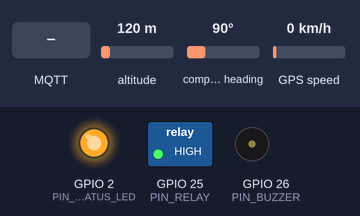
Simulated run of this sketch. Board: ESP32. Shown: switched loads named in the sketch (green lamp = pin HIGH), output pins drawn as LEDs (lit = HIGH), buzzer (waves = sounding, pin HIGH). The inputs (shaded band) are chosen by the test bench; at power-on: altitude 120 m, compass heading 90°, GPS speed 0 km/h. WiFi joins after 1.5 s; servers stay silent unless stated; the GPS gets a fix after 3 s at 37.7749, -122.4194 with 8 satellites; no MQTT or app messages arrive unless stated; what the sketch prints to the serial monitor is not drawn.

Above: at 2.7 s.
2.8 s: MQTT message "LOCK" arrives on the first subscribed topic
At 2.9 s:
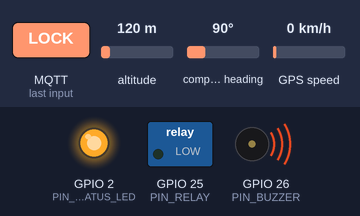
At 4.2 s:
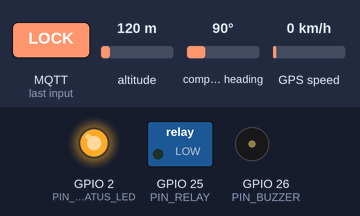
4.5 s: MQTT message "UNLOCK" arrives on the first subscribed topic
At 5.9 s:
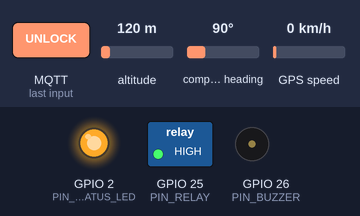
Timing chart, 0 to 7.5 s (numbered marks = the images above; inputs shaded):
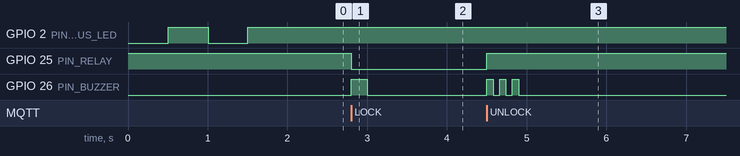

Measured:
- after the input at 2.8 s, GPIO 25 (PIN_RELAY): HIGH → LOW at once; GPIO 26 (PIN_BUZZER): LOW → HIGH at once, → LOW 0.20 s later
- after the input at 4.5 s, GPIO 25 (PIN_RELAY): LOW → HIGH at once; GPIO 26 (PIN_BUZZER): alternates HIGH for 0.08 s and LOW for 0.08 s, 6 changes in all, then stays LOW, starting at once

The sketch:

vehicle_tracker.ino
```cpp
/**
 * @file vehicle_tracker.ino
 * @brief IoT Vehicle Tracking & Theft Prevention System Firmware
 * @author IoT Embedded Systems Engineer
 *
 * Target Board: ESP32 (NodeMCU or similar)
 * Peripherals:
 * - NEO-6M GPS Module (UART2: RX=16, TX=17)
 * - Relay Module (GPIO 25) - Simulates Ignition Control (Active Low / High)
 * - Piezo Buzzer (GPIO 26) - Audible Security Alarms
 * - Status LED (GPIO 2) - Onboard ESP32 Blue LED for connection status
 */

#include <WiFi.h>
#include <PubSubClient.h>
#include <TinyGPS++.h>

// ==========================================
// CONFIGURATION PARAMETERS (Adjust as needed)
// ==========================================
const char* WIFI_SSID       = "Wokwi-GUEST";       // Change to your Wi-Fi SSID
const char* WIFI_PASSWORD   = "";                  // Change to your Wi-Fi Password
const char* MQTT_BROKER     = "broker.hivemq.com"; // Public MQTT Broker
const int   MQTT_PORT       = 1883;
const char* CLIENT_ID       = "ESP32_Vehicle_Tracker_001";

// MQTT Topics
const char* TOPIC_TELEMETRY = "iot/vehicle/telemetry";
const char* TOPIC_CONTROL   = "iot/vehicle/control";
const char* TOPIC_STATUS    = "iot/vehicle/status";

// Pin Allocations
#define PIN_GPS_RX     16  // Connect to NEO-6M TX
#define PIN_GPS_TX     17  // Connect to NEO-6M RX
#define PIN_RELAY      25  // Connect to Relay signal input
#define PIN_BUZZER     26  // Connect to active buzzer module
#define PIN_STATUS_LED  2  // Onboard blue LED

// ==========================================
// OBJECT DEFINITIONS
// ==========================================
HardwareSerial gpsSerial(2); // Use UART2
TinyGPSPlus gps;
WiFiClient espClient;
PubSubClient mqttClient(espClient);

// Global Variables
bool engineLocked = false;
unsigned long lastTelemetryTime = 0;
const unsigned long TELEMETRY_INTERVAL = 3000; // Publish telemetry every 3 seconds

// ==========================================
// HELPER FUNCTIONS
// ==========================================

/**
 * @brief Initial setup of the Wi-Fi connection
 */
void setupWiFi() {
  Serial.print("\nConnecting to Wi-Fi SSID: ");
  Serial.println(WIFI_SSID);

  WiFi.mode(WIFI_STA);
  WiFi.begin(WIFI_SSID, WIFI_PASSWORD);

  int attempt = 0;
  while (WiFi.status() != WL_CONNECTED) {
    delay(500);
    Serial.print(".");
    // Toggle status LED rapidly during connection phase
    digitalWrite(PIN_STATUS_LED, !digitalRead(PIN_STATUS_LED));
    attempt++;
    if (attempt > 40) {
      Serial.println("\nWi-Fi connection failed! Retrying...");
      attempt = 0;
    }
  }

  digitalWrite(PIN_STATUS_LED, HIGH); // Solid ON when connected
  Serial.println("\nWi-Fi connected successfully!");
  Serial.print("IP Address: ");
  Serial.println(WiFi.localIP());
}

/**
 * @brief Handles incoming messages from MQTT Broker
 */
void mqttCallback(char* topic, byte* payload, unsigned int length) {
  String message = "";
  for (unsigned int i = 0; i < length; i++) {
    message += (char)payload[i];
  }

  Serial.print("\n[MQTT Command Received] Topic: ");
  Serial.print(topic);
  Serial.print(" | Message: ");
  Serial.println(message);

  if (String(topic) == TOPIC_CONTROL) {
    if (message == "LOCK") {
      engineLocked = true;
      digitalWrite(PIN_RELAY, LOW); // Trigger relay (lock ignition, assuming active-low or NC/NO wiring)
      digitalWrite(PIN_BUZZER, HIGH); // Sound warning buzzer
      delay(200);
      digitalWrite(PIN_BUZZER, LOW);

      mqttClient.publish(TOPIC_STATUS, "{\"engine_status\":\"LOCKED\",\"alert\":\"Engine locked remotely\"}");
      Serial.println("STATUS: Engine LOCKED. Ignition Relay disabled.");
    }
    else if (message == "UNLOCK") {
      engineLocked = false;
      digitalWrite(PIN_RELAY, HIGH); // Release relay (allow engine startup)

      // Multi-tone beep for unlock confirmation
      for (int i = 0; i < 3; i++) {
        digitalWrite(PIN_BUZZER, HIGH);
        delay(80);
        digitalWrite(PIN_BUZZER, LOW);
        delay(80);
      }

      mqttClient.publish(TOPIC_STATUS, "{\"engine_status\":\"UNLOCKED\",\"alert\":\"Engine unlocked remotely\"}");
      Serial.println("STATUS: Engine UNLOCKED. Ignition Relay enabled.");
    }
  }
}

/**
 * @brief Establishes/re-establishes connection to MQTT broker
 */
void reconnectMQTT() {
  while (!mqttClient.connected()) {
    Serial.print("Attempting MQTT connection to ");
    Serial.print(MQTT_BROKER);
    Serial.print("...");

    // Attempt connection
    if (mqttClient.connect(CLIENT_ID)) {
      Serial.println(" connected!");
      // Subscribing to engine control topic
      mqttClient.subscribe(TOPIC_CONTROL);
      // Publish initial registration message
      mqttClient.publish(TOPIC_STATUS, "{\"device\":\"ESP32_Vehicle_Tracker\",\"status\":\"ONLINE\"}");
    } else {
      Serial.print(" failed, rc=");
      Serial.print(mqttClient.state());
      Serial.println(" | Retrying in 5 seconds...");

      // Visual indicator of MQTT error (slow blink)
      digitalWrite(PIN_STATUS_LED, LOW);
      delay(2500);
      digitalWrite(PIN_STATUS_LED, HIGH);
      delay(2500);
    }
  }
}

/**
 * @brief Read GPS and publish telemetry to MQTT
 */
void publishTelemetry(float latitude, float longitude, float speedKmph, float headingDeg, int satellites) {
  char jsonBuffer[256];

  // Format telemetry as a clean JSON payload
  snprintf(jsonBuffer, sizeof(jsonBuffer),
    "{"
    "\"latitude\":%.6f,"
    "\"longitude\":%.6f,"
    "\"speed\":%.2f,"
    "\"heading\":%.1f,"
    "\"satellites\":%d,"
    "\"engine_locked\":%s"
    "}",
    latitude,
    longitude,
    speedKmph,
    headingDeg,
    satellites,
    engineLocked ? "true" : "false"
  );

  Serial.print("Publishing Telemetry: ");
  Serial.println(jsonBuffer);

  mqttClient.publish(TOPIC_TELEMETRY, jsonBuffer);
}

// ==========================================
// MAIN SETUP AND LOOP
// ==========================================

void setup() {
  // Initialize Serial Monitors
  Serial.begin(115200);
  gpsSerial.begin(9600, SERIAL_8N1, PIN_GPS_RX, PIN_GPS_TX);

  // Configure pins
  pinMode(PIN_RELAY, OUTPUT);
  pinMode(PIN_BUZZER, OUTPUT);
  pinMode(PIN_STATUS_LED, OUTPUT);

  // Initialize default states
  digitalWrite(PIN_RELAY, HIGH); // Ignition Active / Allowed initially
  digitalWrite(PIN_BUZZER, LOW);  // Buzzer Off
  digitalWrite(PIN_STATUS_LED, LOW);

  Serial.println("\n--- IoT Vehicle Tracking System Booting Up ---");

  setupWiFi();

  mqttClient.setServer(MQTT_BROKER, MQTT_PORT);
  mqttClient.setCallback(mqttCallback);
}

void loop() {
  // Ensure network and broker connections are active
  if (WiFi.status() != WL_CONNECTED) {
    setupWiFi();
  }
  if (!mqttClient.connected()) {
    reconnectMQTT();
  }

  mqttClient.loop();

  // Parse NMEA data stream from NEO-6M module
  while (gpsSerial.available() > 0) {
    gps.encode(gpsSerial.read());
  }

  // Periodic telemetry publisher (if GPS fix is active)
  unsigned long currentMillis = millis();
  if (currentMillis - lastTelemetryTime >= TELEMETRY_INTERVAL) {
    lastTelemetryTime = currentMillis;

    if (gps.location.isValid() && gps.location.isUpdated()) {
      float currentLat  = gps.location.lat();
      float currentLon  = gps.location.lng();
      float currentSpd  = gps.speed.kmph();
      float currentHead = gps.course.deg();
      int satCount      = gps.satellites.value();

      publishTelemetry(currentLat, currentLon, currentSpd, currentHead, satCount);
    }
    else {
      // If no valid GPS fix is established, publish dummy coordinates or status flag
      Serial.println("[GPS WARNING] Searching for Satellite signals (No valid FIX yet)...");

      // Standard indicator for "no satellite fix" during hardware deployment
      mqttClient.publish(TOPIC_STATUS, "{\"status\":\"WARNING\",\"message\":\"No GPS fix\"}");
    }
  }
}
```
